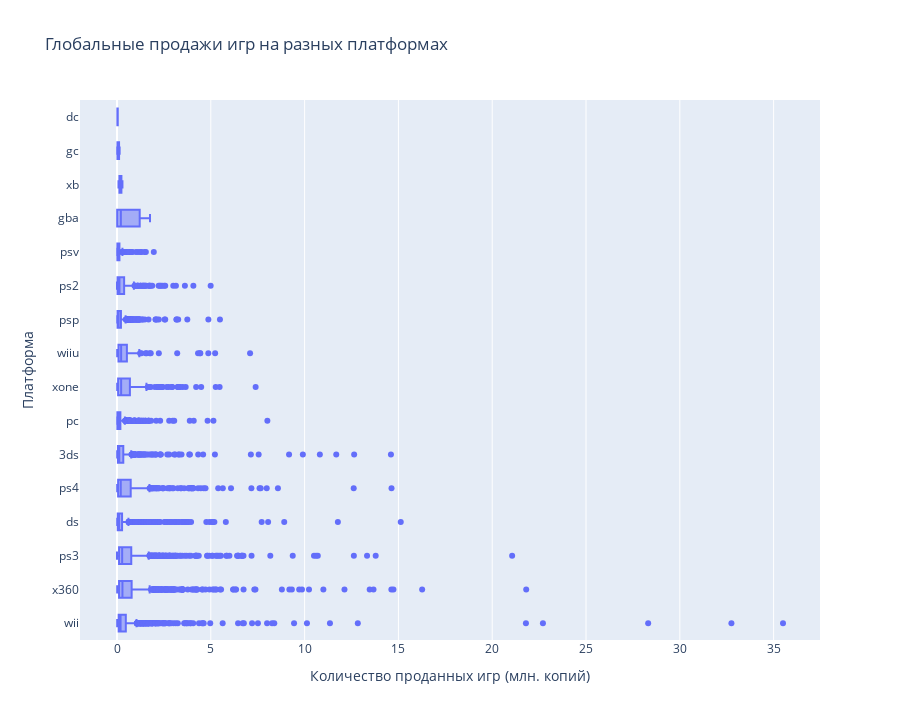

Here is the notebook cell this chart was saved with:
### Markdown cell above
Из графика видно что продажи таких платформ как 3ds, ds, pc, ps2, ps3, psp, psv, wii, wiiu, x360 падают.
Набирают популярность: ps4, xone.

Построим boxplot по глобальным продажам игр в разбивке по платформам.

### Code cell
fig = px.box(
    actual_data[['platform', 'sum_sales']],
    x='sum_sales',
    y='platform',
    orientation='h', # такой вид графика позволит гибко масштабировать отображаемые данные
    height=720,
    title='Глобальные продажи игр на разных платформах'
)

fig.update_layout(
    xaxis_title="Количество проданных игр (млн. копий)",
    yaxis_title="Платформа"
)

fig.show()

### Figure 1 — Plotly figure (JSON) as saved in the notebook; plotly's stock layout.template omitted (floating-point values rounded to 4 significant figures; data arrays with more than 128 entries replaced by an {"elided": "..."} marker saying what was removed)
{"data": [{"alignmentgroup": "True", "hovertemplate": "sum_sales=%{x}<br>platform=%{y}<extra></extra>", "legendgroup": "", "marker": {"color": "#636efa"}, "name": "", "notched": false, "offsetgroup": "", "orientation": "h", "showlegend": false, "x": {"elided": "9325 float values"}, "x0": " ", "xaxis": "x", "y": {"elided": "9325 str values"}, "y0": " ", "yaxis": "y", "type": "box"}], "layout": {"xaxis": {"anchor": "y", "domain": [0.0, 1.0], "title": {"text": "Количество проданных игр (млн. копий)"}}, "yaxis": {"anchor": "x", "domain": [0.0, 1.0], "title": {"text": "Платформа"}}, "legend": {"tracegroupgap": 0}, "title": {"text": "Глобальные продажи игр на разных платформах"}, "boxmode": "group", "height": 720}}
